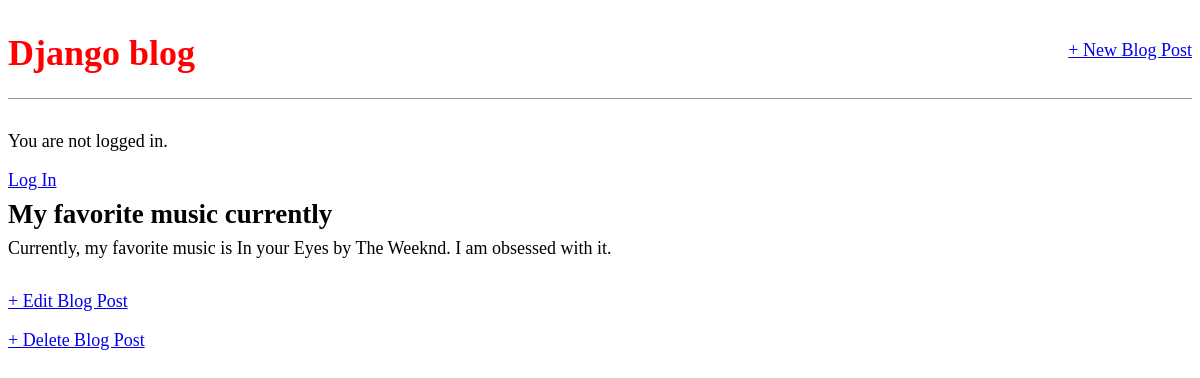
The app's page /post/3, older data.
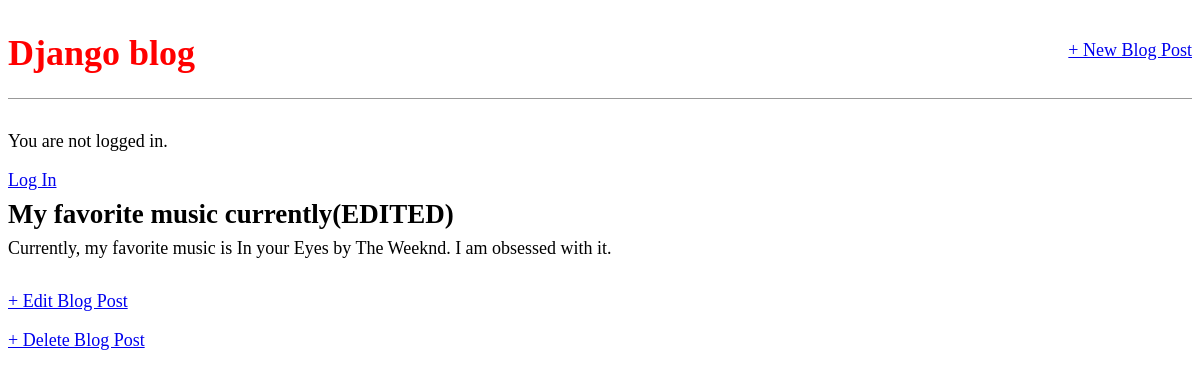
The same page, newer data.
### blog/models.py (models this page shows, shortened)
class Post(models.Model):
    title = models.CharField(max_length=200)
    author = models.ForeignKey("auth.User", on_delete=models.CASCADE)
    body = models.TextField()

### blog/views.py (the view)
# urls.py: path("post/<int:pk>", BlogDetailView.as_view(), name="post_detail"),
class BlogDetailView(DetailView):
    model = Post
    template_name = "post_detail.html"
    context_object_name = "blog_post"

### templates/post_detail.html
{% extends "base.html" %}
{% block content %}
    <div class="post-entry">
        <h2>{{ blog_post.title }}</h2>
        <p>{{ blog_post.body }}</p>
    </div>
    <p>
        <a href="{% url 'post_edit' blog_post.pk %}">+ Edit Blog Post</a>
    </p>
    <p>
        <a href="{% url 'post_delete' blog_post.pk %}">+ Delete Blog Post</a>
    </p>
{% endblock content %}

Row changes from the older to the newer data that the page shows:
changed Post: title "My favorite music currently" → "My favorite music currently(EDITED)"
